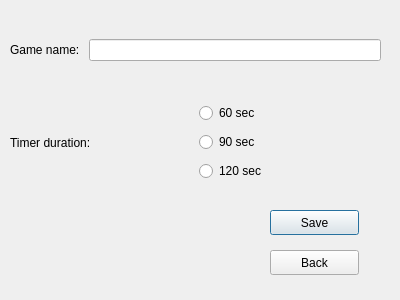
<?xml version="1.0" encoding="UTF-8"?>
<ui version="4.0">
 <class>Settings</class>
 <widget class="QDialog" name="Settings">
  <property name="geometry">
   <rect>
    <x>0</x>
    <y>0</y>
    <width>400</width>
    <height>300</height>
   </rect>
  </property>
  <property name="windowTitle">
   <string>Settings</string>
  </property>
  <widget class="QWidget" name="horizontalLayoutWidget">
   <property name="geometry">
    <rect>
     <x>10</x>
     <y>10</y>
     <width>371</width>
     <height>80</height>
    </rect>
   </property>
   <layout class="QHBoxLayout" name="horizontalLayout">
    <item>
     <widget class="QLabel" name="label">
      <property name="text">
       <string>Game name: </string>
      </property>
     </widget>
    </item>
    <item>
     <widget class="QLineEdit" name="lnRoomName"/>
    </item>
   </layout>
  </widget>
  <widget class="QWidget" name="horizontalLayoutWidget_2">
   <property name="geometry">
    <rect>
     <x>10</x>
     <y>100</y>
     <width>371</width>
     <height>85</height>
    </rect>
   </property>
   <layout class="QHBoxLayout" name="horizontalLayout_2">
    <item>
     <widget class="QLabel" name="label_2">
      <property name="text">
       <string>Timer duration:</string>
      </property>
     </widget>
    </item>
    <item>
     <layout class="QVBoxLayout" name="verticalLayout">
      <item>
       <widget class="QRadioButton" name="radioButton_2">
        <property name="text">
         <string>60 sec</string>
        </property>
       </widget>
      </item>
      <item>
       <widget class="QRadioButton" name="radioButton">
        <property name="text">
         <string>90 sec</string>
        </property>
       </widget>
      </item>
      <item>
       <widget class="QRadioButton" name="radioButton_3">
        <property name="text">
         <string>120 sec</string>
        </property>
       </widget>
      </item>
     </layout>
    </item>
   </layout>
  </widget>
  <widget class="QPushButton" name="pbSave">
   <property name="geometry">
    <rect>
     <x>270</x>
     <y>210</y>
     <width>89</width>
     <height>25</height>
    </rect>
   </property>
   <property name="text">
    <string>Save</string>
   </property>
  </widget>
  <widget class="QPushButton" name="pushButton_2">
   <property name="geometry">
    <rect>
     <x>270</x>
     <y>250</y>
     <width>89</width>
     <height>25</height>
    </rect>
   </property>
   <property name="text">
    <string>Back</string>
   </property>
  </widget>
 </widget>
 <resources/>
 <connections/>
</ui>
